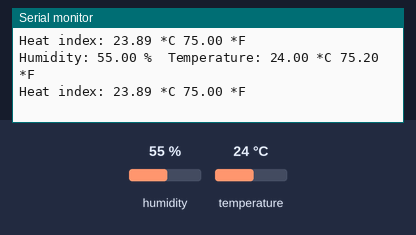
Recording of a sketch running on a simulated Arduino Uno, built with avr-gcc and run on an emulated ATmega328P. Parts: the last lines printed to the serial monitor. The test bench sets the inputs (shaded band); at power-on: humidity 55 %, temperature 24 °C.

Above: at 4.8 s.
4.9 s: humidity set to 22 %
At 7.0 s:
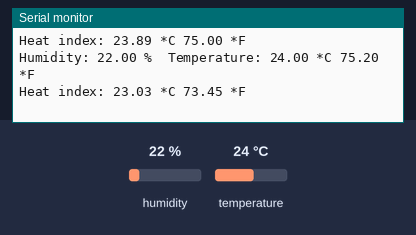
7.9 s: temperature set to 12 °C
At 8.8 s:
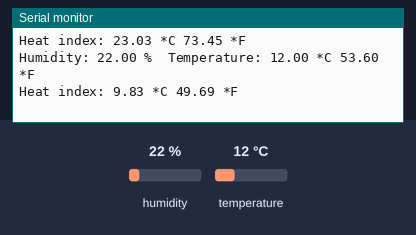
10.9 s: humidity set to 40 %
At 12.5 s:
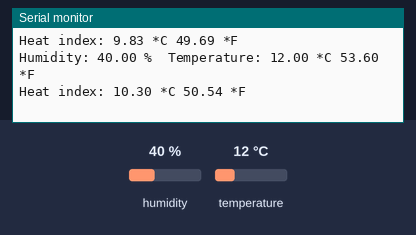
Timing chart, 0 to 14.0 s (numbered marks = the images above; inputs shaded):
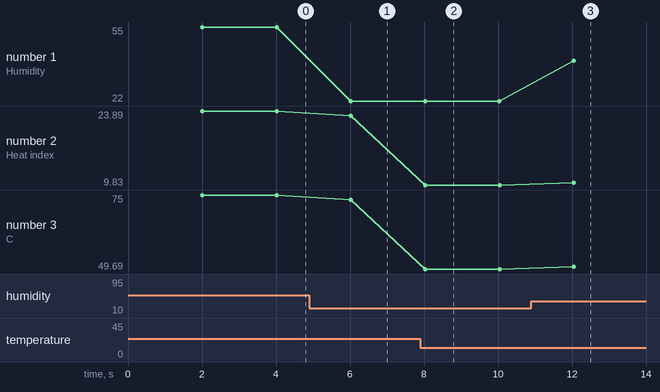

The sketch:

6.0_8266_DHT22.ino
```cpp
#include "DHT.h"

#define D4 2
#define DHTPIN D4  // DHT Pin

// Uncomment whatever type you're using!
//#define DHTTYPE DHT11   // DHT 11
#define DHTTYPE DHT22   // DHT 22

DHT dht(DHTPIN, DHTTYPE);

void setup()
{
  Serial.begin(115200);
  dht.begin();
}

void loop()
{
  // Wait a few seconds between measurements.
  delay(2000);

  float h = dht.readHumidity();         // Read humidity
  float t = dht.readTemperature();      // Read temperature as Celsius (the default)
  float f = dht.readTemperature(true);  // Read temperature as Fahrenheit (isFahrenheit = true)

  // Check if any reads failed and exit early (to try again).
  if (isnan(h) || isnan(t) || isnan(f)) {
    Serial.println("Failed to read from DHT sensor!");
    return;
  }
  // Heat Index คือ ความร้อนที่ร่างกายรู้สึก อันเนื่องมาจากผลของความชื้น
  float hif = dht.computeHeatIndex(f, h); // Compute heat index in Fahrenheit (the default)
  float hic = dht.computeHeatIndex(t, h, false); // Compute heat index in Celsius (isFahreheit = false)

  Serial.print("Humidity: ");
  Serial.print(h);
  Serial.print(" %\t");
  Serial.print("Temperature: ");
  Serial.print(t);
  Serial.print(" *C ");
  Serial.print(f);
  Serial.println(" *F\t ");
  Serial.print("Heat index: ");
  Serial.print(hic);
  Serial.print(" *C ");
  Serial.print(hif);
  Serial.println(" *F");

}
```

Measured:
- after the input at 4.9 s, the serial monitor: prints a new line after 1.1 s (image 1)
- after the input at 7.9 s, the serial monitor: prints a new line after 0.13 s (image 2)
- after the input at 10.9 s, the serial monitor: prints a new line after 1.1 s (image 3)
- plotted number 1: 55 → 22 after the input at 4.9 s, 22 → 40 after the input at 10.9 s
- plotted number 2: 23.89 → 23.03 after the input at 4.9 s, 23.03 → 9.83 after the input at 7.9 s, 9.83 → 10.3 after the input at 10.9 s
- plotted number 3: 75 → 73.45 after the input at 4.9 s, 73.45 → 49.69 after the input at 7.9 s, 49.69 → 50.54 after the input at 10.9 s
